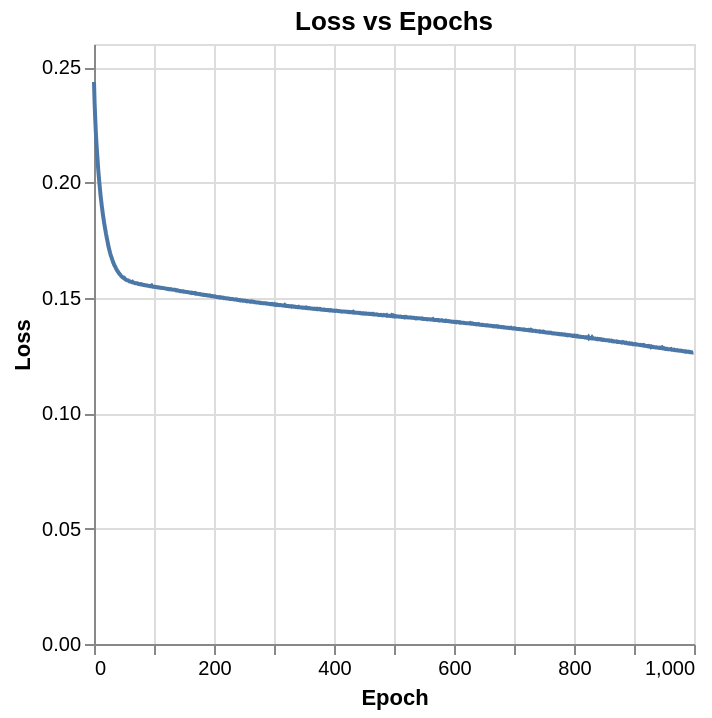

Notebook source saved alongside this figure:
### Markdown cell above
---

# 🧠 1. Model Type

### 🔹 Perceptron (previous code)

```python
Perceptron()
```

* **Single-layer model**
* No hidden layer
* Linear decision boundary

👉 Think:

```
Input → Output
```

---

### 🔹 MLP (current code)

```python
Input → Hidden Layer → Output
```

* Multi-layer neural network
* Has **hidden neurons**
* Can learn **complex patterns**

---

# ⚡ 2. Learning Capability

### ❌ Perceptron

* Only works for **linearly separable data**
* Example:

  * Works: straight-line separation
  * Fails: XOR-type problems

---

### ✅ MLP

* Can solve **non-linear problems**
* Example:

  * XOR ✅
  * Complex datasets ✅

---

# ⚙️ 3. Implementation

### 🔹 Perceptron (previous code)

```python
perceptron.fit(X_train, y_train)
```

👉 Everything is handled by sklearn:

* Weight updates
* Loss calculation
* Optimization

👉 You DON’T see:

* gradients
* backpropagation

---

### 🔹 MLP (current code)

You manually wrote:

```python
forward()
backward()
```

👉 You control:

* weights
* gradients
* updates

👉 This is:

```
LOW-LEVEL (educational)
```

---

# 🔁 4. Learning Process

### 🔹 Perceptron

* Uses simple rule:

```
If wrong → update weights
```

* No smooth optimization
* No probability output

---

### 🔹 MLP

* Uses:

```
Gradient Descent + Backpropagation
```

* Smooth learning
* Uses **loss function (MSE)**
* More powerful

---

# 📊 5. What You Are Plotting

### 🔹 Perceptron code

```python
Accuracy vs Learning Rate
```

👉 Final performance on test data

---

### 🔹 MLP code

```python
Loss vs Epochs
```

👉 How error reduces during training

---

# 🎯 6. Output Type

### Perceptron

* Output:

```
0 or 1 (direct classification)
```

---

### MLP

* Output:

```
0 to 1 (probability-like)
```

* You convert to class later

---

# 🔬 7. Real-world Use

### Perceptron

* Simple problems
* Educational purpose

---

### MLP

* Real-world deep learning
* Used in:

  * image recognition
  * speech processing
  * medical prediction (like diabetes)

---

# 🧾 Final Comparison Table

| Feature               | Perceptron     | MLP              |
| --------------------- | -------------- | ---------------- |
| Layers                | 1              | Multiple         |
| Hidden Layer          | ❌              | ✅                |
| Handles Non-linearity | ❌              | ✅                |
| Learning              | Simple updates | Gradient descent |
| Implementation        | sklearn        | manual           |
| Output                | 0/1            | probability      |
| Power                 | Low            | High             |

---

# 📌 Final Answer

> The Perceptron is a single-layer linear classifier that updates weights using a simple rule, whereas the MLP is a multi-layer neural network that uses backpropagation and gradient descent to learn complex non-linear relationships. The Perceptron is simpler but less powerful compared to the MLP.

### Code cell
# WEEK-4: MLP using Optimization Algorithm (Adam)

import numpy as np
import pandas as pd
import altair as alt
from sklearn.model_selection import train_test_split
from sklearn.preprocessing import StandardScaler
from tensorflow.keras.models import Sequential
from tensorflow.keras.layers import Dense

# -----------------------------
# Load dataset
# -----------------------------
df = pd.read_csv('diabetes_DT.csv')

# Split features and target
X = df.drop('Outcome', axis=1).values
y = df['Outcome'].values

# -----------------------------
# Train-Test Split (VERY IMPORTANT)
# -----------------------------
X_train, X_test, y_train, y_test = train_test_split(
    X, y, test_size=0.2, random_state=0
)

# -----------------------------
# Feature Scaling
# -----------------------------
scaler = StandardScaler()
X_train = scaler.fit_transform(X_train)
X_test = scaler.transform(X_test)

# -----------------------------
# Build MLP Model
# -----------------------------
model = Sequential()
model.add(Dense(16, input_dim=X_train.shape[1], activation='sigmoid'))
model.add(Dense(1, activation='sigmoid'))

# -----------------------------
# Compile Model
# -----------------------------
model.compile(
    loss='mean_squared_error',
    optimizer='adam',
    metrics=['binary_accuracy']
)

# -----------------------------
# Train Model
# -----------------------------
history = model.fit(
    X_train, y_train,
    epochs=1000,
    verbose=0
)

# -----------------------------
# Plot Loss vs Epochs
# -----------------------------
errors = history.history['loss']

df_plot = pd.DataFrame({
    "Epoch": np.arange(len(errors)),
    "Loss": errors
})

chart = alt.Chart(df_plot).mark_line().encode(
    x="Epoch",
    y="Loss"
).properties(title="Loss vs Epochs")

chart.display()  # for notebooks

# -----------------------------
# Evaluate Model on Test Data
# -----------------------------
y_pred = model.predict(X_test)
y_pred = (y_pred > 0.5).astype(int)

accuracy = (y_pred.flatten() == y_test).mean() * 100

print("Test Accuracy: %.2f%%" % accuracy)

### Figure 1 — Vega-Lite specification as saved in the notebook (floating-point values rounded to 4 significant figures; data arrays with more than 128 entries replaced by an {"elided": "..."} marker saying what was removed)
{"config": {"view": {"continuousWidth": 300, "continuousHeight": 300}}, "data": {"name": "data-1a86871a71f85c10af4939baf465f1f5"}, "mark": {"type": "line"}, "encoding": {"x": {"field": "Epoch", "type": "quantitative"}, "y": {"field": "Loss", "type": "quantitative"}}, "title": "Loss vs Epochs", "$schema": "https://vega.github.io/schema/vega-lite/v5.20.1.json", "datasets": {"data-1a86871a71f85c10af4939baf465f1f5": {"elided": "1000 records"}}}
